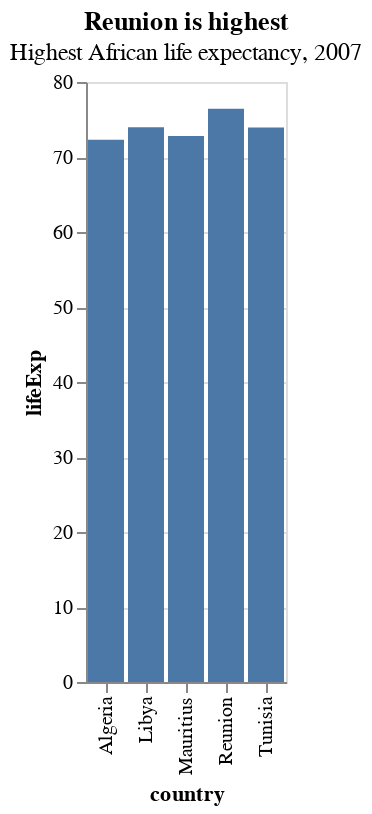

Here is the notebook cell this chart was saved with:
### Markdown cell above
## altair

### Code cell
bars_altair = (alt.Chart(bar_df).mark_bar().encode(
x='country',
y='lifeExp',
# color='country'
)
.properties(title={'text': 'Reunion is highest',
                   'subtitle': 'Highest African life expectancy, 2007'})
) 

bars_altair

### Figure 1 — Vega-Lite specification as saved in the notebook (floating-point values rounded to 4 significant figures)
{"config": {"view": {"continuousWidth": 400, "continuousHeight": 300}}, "data": {"name": "data-2c873659a10eb72379a7cf9f200ef3ca"}, "mark": "bar", "encoding": {"x": {"type": "nominal", "field": "country"}, "y": {"type": "quantitative", "field": "lifeExp"}}, "title": {"text": "Reunion is highest", "subtitle": "Highest African life expectancy, 2007"}, "$schema": "https://vega.github.io/schema/vega-lite/v4.8.1.json", "datasets": {"data-2c873659a10eb72379a7cf9f200ef3ca": [{"country": "Reunion", "continent": "Africa", "year": 2007, "lifeExp": 76.44, "pop": 798094, "gdpPercap": 7670.0}, {"country": "Libya", "continent": "Africa", "year": 2007, "lifeExp": 73.95, "pop": 6036914, "gdpPercap": 12060.0}, {"country": "Tunisia", "continent": "Africa", "year": 2007, "lifeExp": 73.92, "pop": 10276158, "gdpPercap": 7093.0}, {"country": "Mauritius", "continent": "Africa", "year": 2007, "lifeExp": 72.8, "pop": 1250882, "gdpPercap": 10960.0}, {"country": "Algeria", "continent": "Africa", "year": 2007, "lifeExp": 72.3, "pop": 33333216, "gdpPercap": 6223.0}]}}
